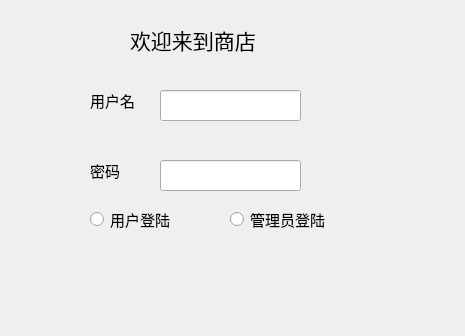
<?xml version="1.0" encoding="UTF-8"?>
<ui version="4.0">
 <class>Dialog</class>
 <widget class="QDialog" name="Dialog">
  <property name="geometry">
   <rect>
    <x>0</x>
    <y>0</y>
    <width>465</width>
    <height>336</height>
   </rect>
  </property>
  <property name="font">
   <font>
    <pointsize>11</pointsize>
   </font>
  </property>
  <property name="windowTitle">
   <string>Dialog</string>
  </property>
  <property name="windowOpacity">
   <double>0.000000000000000</double>
  </property>
  <widget class="QLabel" name="label">
   <property name="geometry">
    <rect>
     <x>90</x>
     <y>90</y>
     <width>61</width>
     <height>21</height>
    </rect>
   </property>
   <property name="text">
    <string>用户名</string>
   </property>
  </widget>
  <widget class="QLabel" name="label_2">
   <property name="geometry">
    <rect>
     <x>90</x>
     <y>160</y>
     <width>61</width>
     <height>21</height>
    </rect>
   </property>
   <property name="text">
    <string>密码</string>
   </property>
  </widget>
  <widget class="QRadioButton" name="radioButton">
   <property name="geometry">
    <rect>
     <x>90</x>
     <y>210</y>
     <width>115</width>
     <height>19</height>
    </rect>
   </property>
   <property name="text">
    <string>用户登陆</string>
   </property>
  </widget>
  <widget class="QRadioButton" name="radioButton_2">
   <property name="geometry">
    <rect>
     <x>230</x>
     <y>210</y>
     <width>115</width>
     <height>19</height>
    </rect>
   </property>
   <property name="text">
    <string>管理员登陆</string>
   </property>
  </widget>
  <widget class="QLineEdit" name="lineEdit">
   <property name="geometry">
    <rect>
     <x>160</x>
     <y>90</y>
     <width>141</width>
     <height>31</height>
    </rect>
   </property>
  </widget>
  <widget class="QLineEdit" name="lineEdit_2">
   <property name="geometry">
    <rect>
     <x>160</x>
     <y>160</y>
     <width>141</width>
     <height>31</height>
    </rect>
   </property>
  </widget>
  <widget class="QLabel" name="label_3">
   <property name="geometry">
    <rect>
     <x>130</x>
     <y>20</y>
     <width>171</width>
     <height>41</height>
    </rect>
   </property>
   <property name="font">
    <font>
     <pointsize>16</pointsize>
    </font>
   </property>
   <property name="text">
    <string>欢迎来到商店</string>
   </property>
   <property name="textFormat">
    <enum>Qt::RichText</enum>
   </property>
  </widget>
 </widget>
 <resources/>
 <connections/>
</ui>
